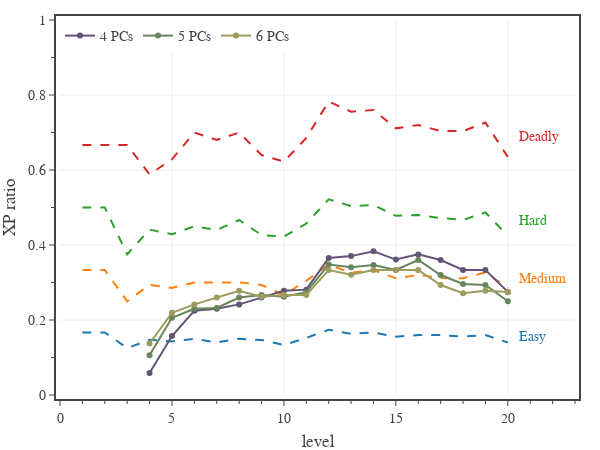

Notebook source saved alongside this figure:
### Code cell
# plots solo monster XP relative to party XP (CR + 2)

# create figure
fig = go.Figure(
    layout=go.Layout(
        template=TFB_TEMPLATE,
        xaxis=dict(
            title_text='level',
            range=[0,23],
            tick0=0, dtick=5,
            minor=dict(tick0=0, dtick=1),
        ),
        yaxis=dict(
            title_text='XP ratio',
            range=[0,1],
            tick0=0, dtick=0.2,
            minor=dict(tick0=0, dtick=0.1),
        ),
        legend=dict(
            xanchor='left', yanchor='top',
            x=0.00, y=1.00,
            orientation='h',
            tracegroupgap=0,
        )
    )
)

# add difficulty thresholds
diffs = ['Easy XP', 'Medium XP', 'Hard XP', 'Deadly XP']
colors = ['#1F77B4','#FF7F0E', '#2CA02C', '#D62728']
for diff, color in zip(diffs, colors):
    fig.add_trace(go.Scatter(
        x=dfP.index.to_numpy(), 
        y=2*dfP[diff]/dfP['Daily XP'],
        mode='lines', 
        name=diff,
        showlegend=False,
        line=dict(color=color, dash='dash'),
        hoverinfo='skip',
    ))
    fig.add_trace(go.Scatter(
        x=np.array([20.5]),
        y=np.array(np.mean(2*dfP[diff]/dfP['Daily XP'])),
        mode='text',
        showlegend=False,
        text=[diff.split(' ')[0]],
        textposition='middle right',
        textfont=dict(color=color),
    ))

# load solo monster data
dfS = pd.read_csv('./xgte-solo.csv')
dfS = dfS[dfS['PC level'].between(4,20)]
colors = ['rgb(98,83,119)','rgb(104,133,92)','rgb(156,156,94)']
for n_pcs, color in zip([4,5,6], colors):
    col = f'{n_pcs} PCs'
    dfS[f'{col} - PC XP'] = dfS.apply(lambda row: 0.5*n_pcs*dfP.at[row['PC level'], 'Daily XP'], axis=1)
    dfS[f'{col} - NPC XP'] = dfS.apply(lambda row: dfD.at[max(row[col]-3, 0.5), 'XP'], axis=1)
    dfS[f'{col} - XP ratio'] = dfS[f'{col} - NPC XP']/dfS[f'{col} - PC XP']
    fig.add_trace(go.Scatter(
        x=dfS['PC level'], 
        y=dfS[f'{col} - XP ratio'],
        mode='markers+lines', 
        line=dict(color=color),
        name=col,
        hovertemplate= 
            f'<b>{col}</b><br>'
            'Level %{x}<br>'+
            'XP ratio %{y:,.2f}' + 
            '<extra></extra>'
    ))

# show figure
fig.update_layout(width=600, height=450)
fig.show(config=TFB_CONFIG)

# save figures
if SAVEFIGS:
    fig.update_layout(autosize=True, width=None, height=None)
    save_fig_html(fig, format='large', name='fig-solo-monster-xp-ratios-easier-large', style='aspect-ratio: 600/500;')
    save_fig_html(fig, format='small', name='fig-solo-monster-xp-ratios-easier-small', style='aspect-ratio: 600/500;')

### Figure 1 — Plotly figure (JSON) as saved in the notebook; plotly's stock layout.template omitted (floating-point values rounded to 4 significant figures)
{"data": [{"hoverinfo": "skip", "line": {"color": "#1F77B4", "dash": "dash"}, "mode": "lines", "name": "Easy XP", "showlegend": false, "type": "scatter", "x": [1, 2, 3, 4, 5, 6, 7, 8, 9, 10, 11, 12, 13, 14, 15, 16, 17, 18, 19, 20], "y": [0.1667, 0.1667, 0.125, 0.1471, 0.1429, 0.15, 0.14, 0.15, 0.1467, 0.1333, 0.1524, 0.1739, 0.163, 0.1667, 0.1556, 0.16, 0.16, 0.1556, 0.16, 0.14]}, {"mode": "text", "showlegend": false, "text": ["Easy"], "textfont": {"color": "#1F77B4"}, "textposition": "middle right", "type": "scatter", "x": [20.5], "y": [0.1528]}, {"hoverinfo": "skip", "line": {"color": "#FF7F0E", "dash": "dash"}, "mode": "lines", "name": "Medium XP", "showlegend": false, "type": "scatter", "x": [1, 2, 3, 4, 5, 6, 7, 8, 9, 10, 11, 12, 13, 14, 15, 16, 17, 18, 19, 20], "y": [0.3333, 0.3333, 0.25, 0.2941, 0.2857, 0.3, 0.3, 0.3, 0.2933, 0.2667, 0.3048, 0.3478, 0.3259, 0.3333, 0.3111, 0.32, 0.312, 0.3111, 0.3267, 0.285]}, {"mode": "text", "showlegend": false, "text": ["Medium"], "textfont": {"color": "#FF7F0E"}, "textposition": "middle right", "type": "scatter", "x": [20.5], "y": [0.3067]}, {"hoverinfo": "skip", "line": {"color": "#2CA02C", "dash": "dash"}, "mode": "lines", "name": "Hard XP", "showlegend": false, "type": "scatter", "x": [1, 2, 3, 4, 5, 6, 7, 8, 9, 10, 11, 12, 13, 14, 15, 16, 17, 18, 19, 20], "y": [0.5, 0.5, 0.375, 0.4412, 0.4286, 0.45, 0.44, 0.4667, 0.4267, 0.4222, 0.4571, 0.5217, 0.5037, 0.5067, 0.4778, 0.48, 0.472, 0.4667, 0.4867, 0.425]}, {"mode": "text", "showlegend": false, "text": ["Hard"], "textfont": {"color": "#2CA02C"}, "textposition": "middle right", "type": "scatter", "x": [20.5], "y": [0.4624]}, {"hoverinfo": "skip", "line": {"color": "#D62728", "dash": "dash"}, "mode": "lines", "name": "Deadly XP", "showlegend": false, "type": "scatter", "x": [1, 2, 3, 4, 5, 6, 7, 8, 9, 10, 11, 12, 13, 14, 15, 16, 17, 18, 19, 20], "y": [0.6667, 0.6667, 0.6667, 0.5882, 0.6286, 0.7, 0.68, 0.7, 0.64, 0.6222, 0.6857, 0.7826, 0.7556, 0.76, 0.7111, 0.72, 0.704, 0.7037, 0.7267, 0.635]}, {"mode": "text", "showlegend": false, "text": ["Deadly"], "textfont": {"color": "#D62728"}, "textposition": "middle right", "type": "scatter", "x": [20.5], "y": [0.6872]}, {"hovertemplate": "<b>4 PCs</b><br>Level %{x}<br>XP ratio %{y:,.2f}<extra></extra>", "line": {"color": "rgb(98,83,119)"}, "mode": "markers+lines", "name": "4 PCs", "type": "scatter", "x": [4, 5, 6, 7, 8, 9, 10, 11, 12, 13, 14, 15, 16, 17, 18, 19, 20], "y": [0.05882, 0.1571, 0.225, 0.23, 0.2417, 0.26, 0.2778, 0.281, 0.3652, 0.3704, 0.3833, 0.3611, 0.375, 0.36, 0.3333, 0.3333, 0.275]}, {"hovertemplate": "<b>5 PCs</b><br>Level %{x}<br>XP ratio %{y:,.2f}<extra></extra>", "line": {"color": "rgb(104,133,92)"}, "mode": "markers+lines", "name": "5 PCs", "type": "scatter", "x": [4, 5, 6, 7, 8, 9, 10, 11, 12, 13, 14, 15, 16, 17, 18, 19, 20], "y": [0.1059, 0.2057, 0.23, 0.232, 0.26, 0.2667, 0.2622, 0.2743, 0.3478, 0.3407, 0.3467, 0.3333, 0.36, 0.32, 0.2963, 0.2933, 0.25]}, {"hovertemplate": "<b>6 PCs</b><br>Level %{x}<br>XP ratio %{y:,.2f}<extra></extra>", "line": {"color": "rgb(156,156,94)"}, "mode": "markers+lines", "name": "6 PCs", "type": "scatter", "x": [4, 5, 6, 7, 8, 9, 10, 11, 12, 13, 14, 15, 16, 17, 18, 19, 20], "y": [0.1373, 0.219, 0.2417, 0.26, 0.2778, 0.2622, 0.2667, 0.2667, 0.3333, 0.321, 0.3333, 0.3333, 0.3333, 0.2933, 0.2716, 0.2778, 0.275]}], "layout": {"height": 450, "legend": {"orientation": "h", "tracegroupgap": 0, "x": 0, "xanchor": "left", "y": 1, "yanchor": "top"}, "width": 600, "xaxis": {"dtick": 5, "minor": {"dtick": 1, "tick0": 0}, "range": [0, 23], "tick0": 0, "title": {"text": "level"}}, "yaxis": {"dtick": 0.2, "minor": {"dtick": 0.1, "tick0": 0}, "range": [0, 1], "tick0": 0, "title": {"text": "XP ratio"}}}}
